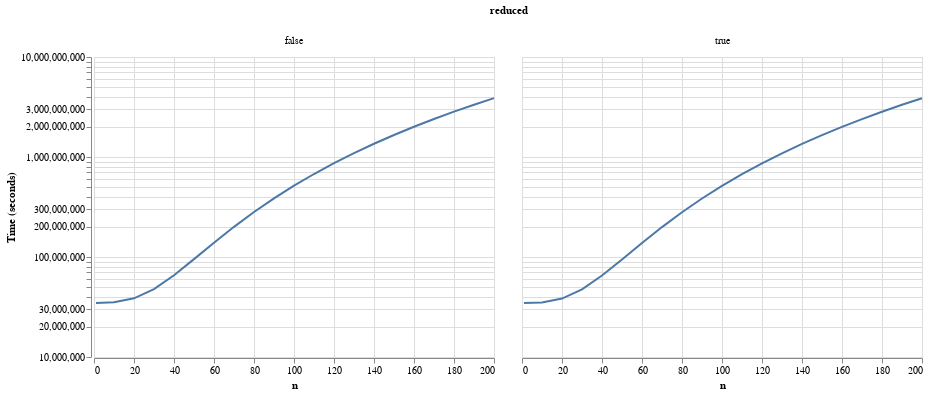

Notebook cell for this chart:
### Code cell
points = altair.Chart(df).mark_line().encode(
    altair.Y(
        'mean(time)',
        scale=altair.Scale(type='log', zero=False),
        axis=altair.Axis(title='Time (seconds)'),
    ),
    x='n',
    column='reduced',
#     column='n',
)


points

### Figure 1 — Vega-Lite specification as saved in the notebook (floating-point values rounded to 4 significant figures; data arrays with more than 128 entries replaced by an {"elided": "..."} marker saying what was removed)
{"$schema": "https://vega.github.io/schema/vega-lite/v2.6.0.json", "config": {"view": {"height": 300, "width": 400}}, "data": {"name": "data-904cd78750e591ea33a45dc276973e1c"}, "datasets": {"data-904cd78750e591ea33a45dc276973e1c": {"elided": "1680 records"}}, "encoding": {"column": {"field": "reduced", "type": "nominal"}, "x": {"field": "n", "type": "quantitative"}, "y": {"aggregate": "mean", "axis": {"title": "Time (seconds)"}, "field": "time", "scale": {"type": "log", "zero": false}, "type": "quantitative"}}, "mark": "line"}
